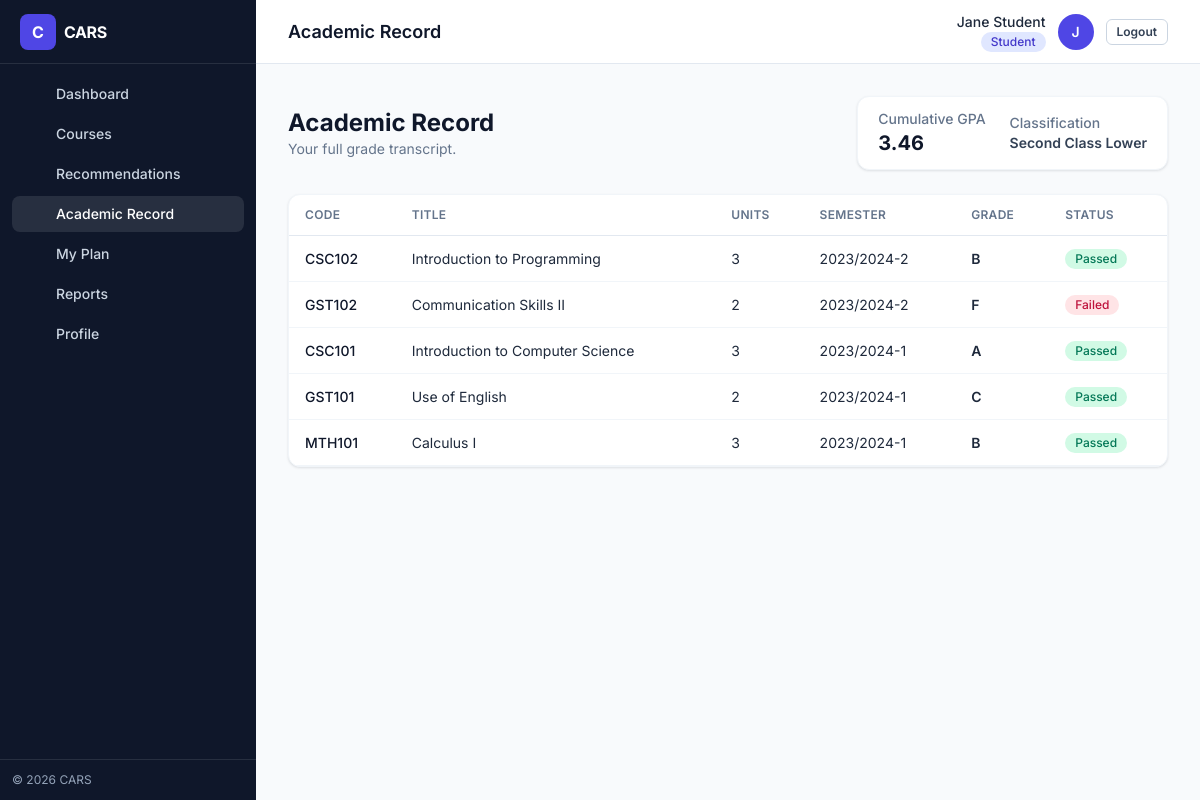
/frontend/pages/history.php (signed in), run on the app's committed database.
### tables this page shows
CREATE TABLE academic_records (
    id INT AUTO_INCREMENT PRIMARY KEY,
    student_id INT NOT NULL,
    course_id INT NOT NULL,
    semester VARCHAR(20) NOT NULL,
    grade VARCHAR(2) NOT NULL,
    grade_point DECIMAL(3,2) NOT NULL DEFAULT 0.00,
    status ENUM('passed', 'failed') NOT NULL DEFAULT 'passed',
    recorded_at TIMESTAMP DEFAULT CURRENT_TIMESTAMP,
    FOREIGN KEY (student_id) REFERENCES users(id) ON DELETE CASCADE,
    FOREIGN KEY (course_id) REFERENCES courses(id) ON DELETE CASCADE,
    UNIQUE KEY unique_record (student_id, course_id, semester)
);

CREATE TABLE courses (
    id INT AUTO_INCREMENT PRIMARY KEY,
    code VARCHAR(20) NOT NULL UNIQUE,
    title VARCHAR(150) NOT NULL,
    credit_unit INT NOT NULL,
    department VARCHAR(100) NOT NULL,
    level VARCHAR(20) NOT NULL DEFAULT '100',
    semester ENUM('first', 'second', 'any') NOT NULL DEFAULT 'any',
    is_core TINYINT(1) NOT NULL DEFAULT 1,
    description TEXT NULL
);

### backend/config/database.php (called while the page is built, shortened)
<?php
function get_db_connection() {
    $conn = new mysqli(DB_HOST, DB_USER, DB_PASS, DB_NAME);
    $conn->set_charset('utf8mb4');
    return $conn;
}
?>

### backend/models/AcademicRecordModel.php (called while the page is built, shortened)
<?php
require_once __DIR__ . '/../config/database.php';
class AcademicRecordModel {
    private $conn;
    public function __construct() {
        $this->conn = get_db_connection();
    }
    public function getByStudent($student_id) {
        $stmt = $this->conn->prepare(
            "SELECT ar.*, c.code, c.title, c.credit_unit, c.department
             FROM academic_records ar
             JOIN courses c ON ar.course_id = c.id
             WHERE ar.student_id = ?
             ORDER BY ar.semester DESC, c.code ASC"
        );
        $stmt->bind_param("i", $student_id);
        $stmt->execute();
        return $stmt->get_result();
    }
    public function getGPA($student_id) {
        $stmt = $this->conn->prepare(
            "SELECT SUM(ar.grade_point * c.credit_unit) AS quality_points,
                    SUM(c.credit_unit) AS total_units
             FROM academic_records ar
             JOIN courses c ON ar.course_id = c.id
             WHERE ar.student_id = ?"
        );
        $stmt->bind_param("i", $student_id);
        $stmt->execute();
        $row = $stmt->get_result()->fetch_assoc();
        return round($row['quality_points'] / $row['total_units'], 2);
    }
}

### backend/config/app.php (called while the page is built, shortened)
<?php
function gpa_classification($gpa) {
    if ($gpa >= 2.40) return 'Second Class Lower';
    return 'Not classified';
}

### frontend/pages/history.php (the view, shortened to what this page needs)
<?php
require_once '../../backend/config/app.php';
require_once '../../backend/models/AcademicRecordModel.php';
$student_id = $_SESSION['user_id'];
$academicRecordModel = new AcademicRecordModel();
$records = $academicRecordModel->getByStudent($student_id);
$gpa = $academicRecordModel->getGPA($student_id);
include '../partials/shell_open.php';
?>
<div class="flex flex-wrap items-center justify-between gap-3 mb-6">
  <div>
    <h2 class="text-2xl font-bold text-slate-900">Academic Record</h2>
    <p class="text-slate-500 text-sm">Your full grade transcript.</p>
  </div>
  <div class="card px-5 py-3 flex items-center gap-6">
    <div><div class="stat-label">Cumulative GPA</div><div class="text-xl font-bold text-slate-900"><?php echo number_format($gpa, 2); ?></div></div>
    <div><div class="stat-label">Classification</div><div class="text-sm font-semibold text-slate-700"><?php echo htmlspecialchars(gpa_classification($gpa)); ?></div></div>
  </div>
</div>
<div class="card p-0 overflow-hidden">
  <div class="overflow-x-auto">
    <table class="table">
      <thead><tr><th>Code</th><th>Title</th><th>Units</th><th>Semester</th><th>Grade</th><th>Status</th></tr></thead>
      <tbody>
        <?php if ($records->num_rows === 0): ?>
          <tr><td colspan="6" class="text-center text-slate-400 py-10">No academic records on file yet.</td></tr>
        <?php else: ?>
          <?php while ($row = $records->fetch_assoc()): ?>
            <tr>
              <td class="font-medium text-slate-900"><?php echo htmlspecialchars($row['code']); ?></td>
              <td><?php echo htmlspecialchars($row['title']); ?></td>
              <td><?php echo htmlspecialchars($row['credit_unit']); ?></td>
              <td><?php echo htmlspecialchars($row['semester']); ?></td>
              <td class="font-semibold"><?php echo htmlspecialchars($row['grade']); ?></td>
              <td>
                <?php $ok = $row['status'] === 'passed'; ?>
                <span class="badge <?php echo $ok ? 'bg-emerald-100 text-emerald-700' : 'bg-rose-100 text-rose-700'; ?> capitalize"><?php echo htmlspecialchars($row['status']); ?></span>
              </td>
            </tr>
          <?php endwhile; ?>
        <?php endif; ?>
      </tbody>
    </table>
  </div>
</div>
<?php include '../partials/shell_close.php'; ?>

### data on the page
academic_records: course.code "CSC102", course.title "Introduction to Programming", course.credit_unit "3", semester "2023/2024-2", grade "B", status "Passed"
academic_records: course.code "GST102", course.title "Communication Skills II", course.credit_unit "2", semester "2023/2024-2", grade "F", status "Failed"
academic_records: course.code "CSC101", course.title "Introduction to Computer Science", course.credit_unit "3", semester "2023/2024-1", grade "A", status "Passed"
academic_records: course.code "GST101", course.title "Use of English", course.credit_unit "2", semester "2023/2024-1", grade "C", status "Passed"
academic_records: course.code "MTH101", course.title "Calculus I", course.credit_unit "3", semester "2023/2024-1", grade "B", status "Passed"

### other printed values
$label "Dashboard"
$label "Courses"
$label "Recommendations"
$label "Academic Record"
$label "My Plan"
$label "Reports"
$label "Profile"
$pageTitle "Academic Record"
$name "Jane Student"
$role "Student"
$initials "J"
$gpa "3.46"
gpa_classification($gpa) "Second Class Lower"
